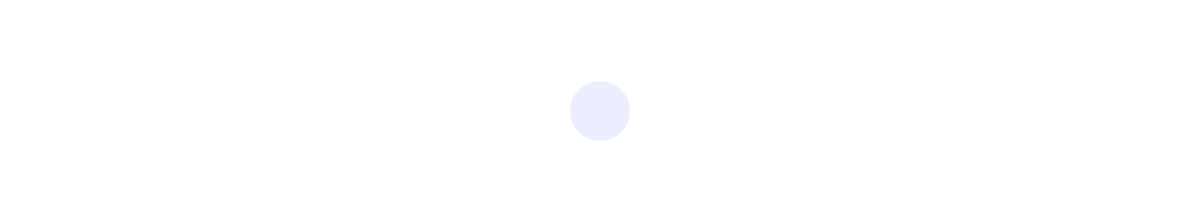
Frame 1 (no input)
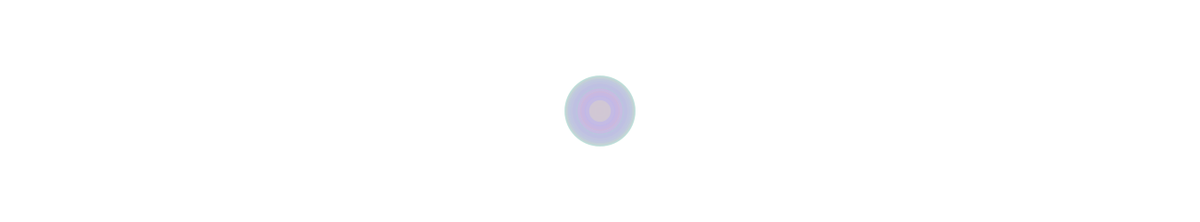
Frame 60 (the mouse pressed at the canvas centre just before this capture)
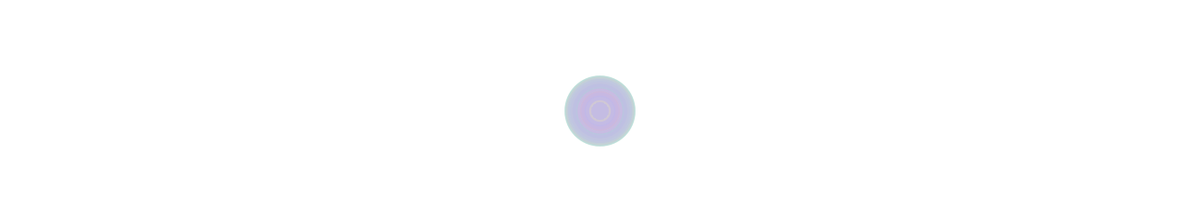
Frame 120 (the mouse held since frame 60 and released just before this capture)

The Processing sketch that drew these frames (run headless with seeded random() and noise(); from frame 60 on, the mouse is pressed at the canvas centre):

// Processing sketch: processing_158867
// ── processing_158867.pde

int counter;

void setup() {  //setup function called initially, only once
  size(1350, 250);
  background(255);  //set background white
  colorMode(HSB);   //set colors to Hue, Saturation, Brightness mode
  counter = 0;
}

void draw() {  //draw function loops 
  counter++;
  noStroke();
  fill(random(255),100,255,50);
  
  if(mousePressed == true) { //add some interaction
    ellipse(mouseX, mouseY, 20, 20);
  }
  else {
    ellipse(width/2, height/2, 80*sin(counter), 80*sin(counter));
  }
}
